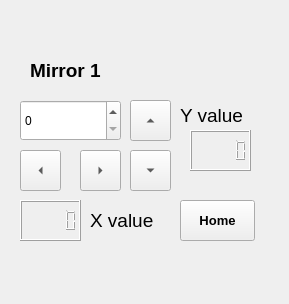
<?xml version="1.0" encoding="UTF-8"?>
<ui version="4.0">
 <class>Form</class>
 <widget class="QWidget" name="Form">
  <property name="geometry">
   <rect>
    <x>0</x>
    <y>0</y>
    <width>289</width>
    <height>304</height>
   </rect>
  </property>
  <property name="windowTitle">
   <string>Form</string>
  </property>
  <widget class="QSpinBox" name="stepSize">
   <property name="geometry">
    <rect>
     <x>20</x>
     <y>100</y>
     <width>101</width>
     <height>41</height>
    </rect>
   </property>
   <property name="maximum">
    <number>1000</number>
   </property>
  </widget>
  <widget class="QToolButton" name="ButtonUp">
   <property name="geometry">
    <rect>
     <x>130</x>
     <y>100</y>
     <width>41</width>
     <height>41</height>
    </rect>
   </property>
   <property name="text">
    <string>...</string>
   </property>
   <property name="arrowType">
    <enum>Qt::UpArrow</enum>
   </property>
  </widget>
  <widget class="QToolButton" name="ButtonDown">
   <property name="geometry">
    <rect>
     <x>130</x>
     <y>150</y>
     <width>41</width>
     <height>41</height>
    </rect>
   </property>
   <property name="text">
    <string>...</string>
   </property>
   <property name="arrowType">
    <enum>Qt::DownArrow</enum>
   </property>
  </widget>
  <widget class="QToolButton" name="ButtonRight">
   <property name="geometry">
    <rect>
     <x>80</x>
     <y>150</y>
     <width>41</width>
     <height>41</height>
    </rect>
   </property>
   <property name="text">
    <string>...</string>
   </property>
   <property name="arrowType">
    <enum>Qt::RightArrow</enum>
   </property>
  </widget>
  <widget class="QToolButton" name="ButtonLeft">
   <property name="geometry">
    <rect>
     <x>20</x>
     <y>150</y>
     <width>41</width>
     <height>41</height>
    </rect>
   </property>
   <property name="text">
    <string>...</string>
   </property>
   <property name="arrowType">
    <enum>Qt::LeftArrow</enum>
   </property>
  </widget>
  <widget class="QLabel" name="Mirror_Label">
   <property name="geometry">
    <rect>
     <x>30</x>
     <y>50</y>
     <width>101</width>
     <height>41</height>
    </rect>
   </property>
   <property name="font">
    <font>
     <pointsize>14</pointsize>
     <weight>75</weight>
     <bold>true</bold>
    </font>
   </property>
   <property name="text">
    <string>Mirror 1 </string>
   </property>
  </widget>
  <widget class="QLCDNumber" name="yStepNumber">
   <property name="geometry">
    <rect>
     <x>190</x>
     <y>130</y>
     <width>61</width>
     <height>41</height>
    </rect>
   </property>
   <property name="digitCount">
    <number>5</number>
   </property>
  </widget>
  <widget class="QLCDNumber" name="xStepNumber">
   <property name="geometry">
    <rect>
     <x>20</x>
     <y>200</y>
     <width>61</width>
     <height>41</height>
    </rect>
   </property>
  </widget>
  <widget class="QLabel" name="yValueLabel">
   <property name="geometry">
    <rect>
     <x>180</x>
     <y>100</y>
     <width>81</width>
     <height>31</height>
    </rect>
   </property>
   <property name="font">
    <font>
     <pointsize>14</pointsize>
    </font>
   </property>
   <property name="text">
    <string>Y value</string>
   </property>
  </widget>
  <widget class="QLabel" name="xValueLabel">
   <property name="geometry">
    <rect>
     <x>90</x>
     <y>200</y>
     <width>81</width>
     <height>41</height>
    </rect>
   </property>
   <property name="font">
    <font>
     <pointsize>14</pointsize>
    </font>
   </property>
   <property name="text">
    <string>X value</string>
   </property>
  </widget>
  <widget class="QPushButton" name="ButtonHome">
   <property name="geometry">
    <rect>
     <x>180</x>
     <y>200</y>
     <width>75</width>
     <height>41</height>
    </rect>
   </property>
   <property name="font">
    <font>
     <pointsize>10</pointsize>
     <weight>75</weight>
     <bold>true</bold>
    </font>
   </property>
   <property name="text">
    <string>Home</string>
   </property>
  </widget>
 </widget>
 <resources/>
 <connections/>
</ui>
